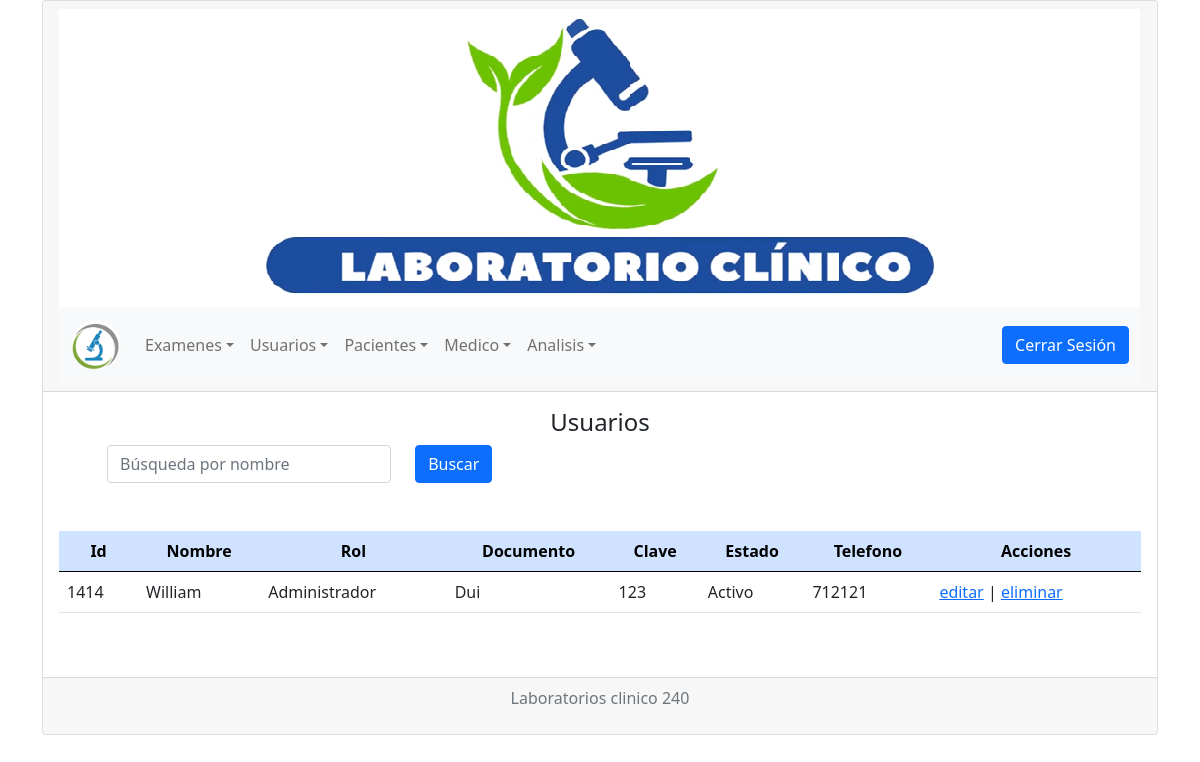
/view/usuarios/mostrarUsuario.php?buscar=William, run on the app's committed database.
### tables this page shows
CREATE TABLE `usuario` (
  `IdUsuario` varchar(11) NOT NULL,
  `nombreUsuario` varchar(50) NOT NULL,
  `tipoDocumento` varchar(25) NOT NULL,
  `clave` varchar(30) NOT NULL,
  `estadoUsuario` varchar(15) NOT NULL,
  `telefonoUsuario` varchar(15) NOT NULL,
  `direccionUsuario` varchar(50) NOT NULL,
  `rol` varchar(15) NOT NULL,
  PRIMARY KEY (`IdUsuario`)
);

### model/Conexion.php (called while the page is built)
<?php
class Conexion
{
        private $host="localhost";
        private $user="root";
        private $pass="w2530";
        private $db="sifarisdb";
        private $conn;
        public function __construct()
        {
            $cadenaConexion="mysql:host=".$this->host.";dbname=".$this->db.";charset=utf8";
            try
            {
                $this->conn=new PDO($cadenaConexion,$this->user,$this->pass);
                $this->conn->setAttribute(PDO::ATTR_ERRMODE, PDO::ERRMODE_EXCEPTION);
            }
            catch(Exception $e)
            {
                $this->conn="Error de conexión";
                echo "ERROR: ".$e->getMessage();
            }
        }
        public function getConexion(){
            return $this->conn;
        }
}
?>

### model/UsuariosModel.php (called while the page is built, shortened)
<?php
require_once('conexion.php');
class UsuarioModel extends Conexion
{
        public function __construct()
        {
            $this->conexion = new Conexion();
            $this->conexion = $this->conexion->getConexion();
        }
        public function Buscarexamen(string $buscar)
        {
            $sql="SELECT * FROM usuario WHERE nombreUsuario LIKE '%$buscar%'";
            $execute=$this->conexion->query($sql);
            $resultado=$execute->fetchall(PDO::FETCH_ASSOC);
            return $resultado;
        }
        public function VerListaUsuarios()
        {
            $sql="SELECT * FROM usuario;";
            $execute=$this->conexion->query($sql);
            $resultado=$execute->fetchall(PDO::FETCH_ASSOC);
            return $resultado;
        }
}
?>

### view/usuarios/mostrarUsuario.php (the view, shortened to what this page needs)
<!doctype html>
<html lang="en">
    <head>
      <link rel="stylesheet" href="https://cdn.jsdelivr.net/npm/bootstrap@5.0.2/dist/css/bootstrap.min.css">
      <link rel="stylesheet" href="../../css/style.css">
    </head>
    <body>
        <div class="container">
            <div class="card">
                <div class="card-header">
                    <?php
                      include("../templates/header.php");
                      include("../templates/nav-bar.php");
                    ?>
                </div>
                <div class="card-body">
                    <h4 class="card-title texto">Usuarios</h4>
                    <div class="col-md-9">
                      <div class="mx-5">
                      <form action="../../view/usuarios/mostrarUsuario.php" method="get">
                        <div class="row">
                          <div class="col-sm-5">
                            <input type="text" class="form-control d-flex" name="buscar" id="txtBuscarMedic" aria-describedby="helpId" placeholder="Búsqueda por nombre">
                          </div>
                          <div class="col-sm-3">
                            <button type="submit" class="btn btn-primary" id="btnBuscarMedicamento" name="Tipo" value="Buscar">Buscar</button>
                          </div>
                        </div>
                       </form>
                      </div>
                    </div>
                    <table class="table table-hover my-5">
                          <thead class="table-primary text-center">
                            <tr>
                              <th>Id</th>
                              <th>Nombre</th>
                              <th>Rol</th>
                              <th>Documento</th>
                              <th>Clave</th>
                              <th>Estado</th>
                              <th>Telefono</th>
                              <th>Acciones</th>
                            </tr>
                          </thead>
                          <tbody>
                            <?php
                              include("../../model/UsuariosModel.php");
                              $user = new UsuarioModel();
                              $Lista = $user->VerListaUsuarios();
                              $buscar=$_REQUEST['buscar'];
                            if ($buscar!=""){
                              $Lista = $user->Buscarexamen($buscar);
                            }else{
                              $Lista = $user->VerListaUsuarios();
                            }
                              foreach($Lista as $usuario){
                                echo '<tr>';
                                echo '<td scope="row">'.$usuario['IdUsuario'].'</td>';
                                echo '<td scope="row">'.$usuario['nombreUsuario'].'</td>';
                                echo '<td scope="row">'.$usuario['rol'].'</td>';
                                echo '<td scope="row">'.$usuario['tipoDocumento'].'</td>';
                                echo '<td scope="row">'.$usuario['clave'].'</td>';
                                echo '<td scope="row">'.$usuario['estadoUsuario'].'</td>';
                                echo '<td scope="row">'.$usuario['telefonoUsuario'].'</td>';
                                echo '<td><a href="editarUsuario.php?IdUsuario='.$usuario['IdUsuario'].'&nombreUsuario='.$usuario['nombreUsuario'].'&rol='.$usuario['rol'].'&tipoDocumento='.$usuario['tipoDocumento'].'&clave='.$usuario['clave'].'&estadoUsuario='.$usuario['estadoUsuario'].'&direccionUsuario='.$usuario['direccionUsuario'].'&telefonoUsuario='.$usuario['telefonoUsuario'].'">editar</a> | <a href="../../controller/UsuarioController.php?Tipo=Eliminar&IdUsuario='.$usuario['IdUsuario'].'" name="btnEliminar" rol="buton" >eliminar</a></td>';
                                echo '</tr>';
                              }
                            ?>
                          </tbody>
                        </table>
                </div>
                <div class="card-footer">
                    <?php
                      include("../templates/footer.php");
                    ?>
                </div>
            </div>
        </div>
    </body>
</html>

### css/style.css (style rules this page uses)
.texto { text-align: center; }

### data on the page
usuario: IdUsuario "1414", nombreUsuario "William", rol "Administrador", tipoDocumento "Dui", clave "123", estadoUsuario "Activo", telefonoUsuario "712121"
